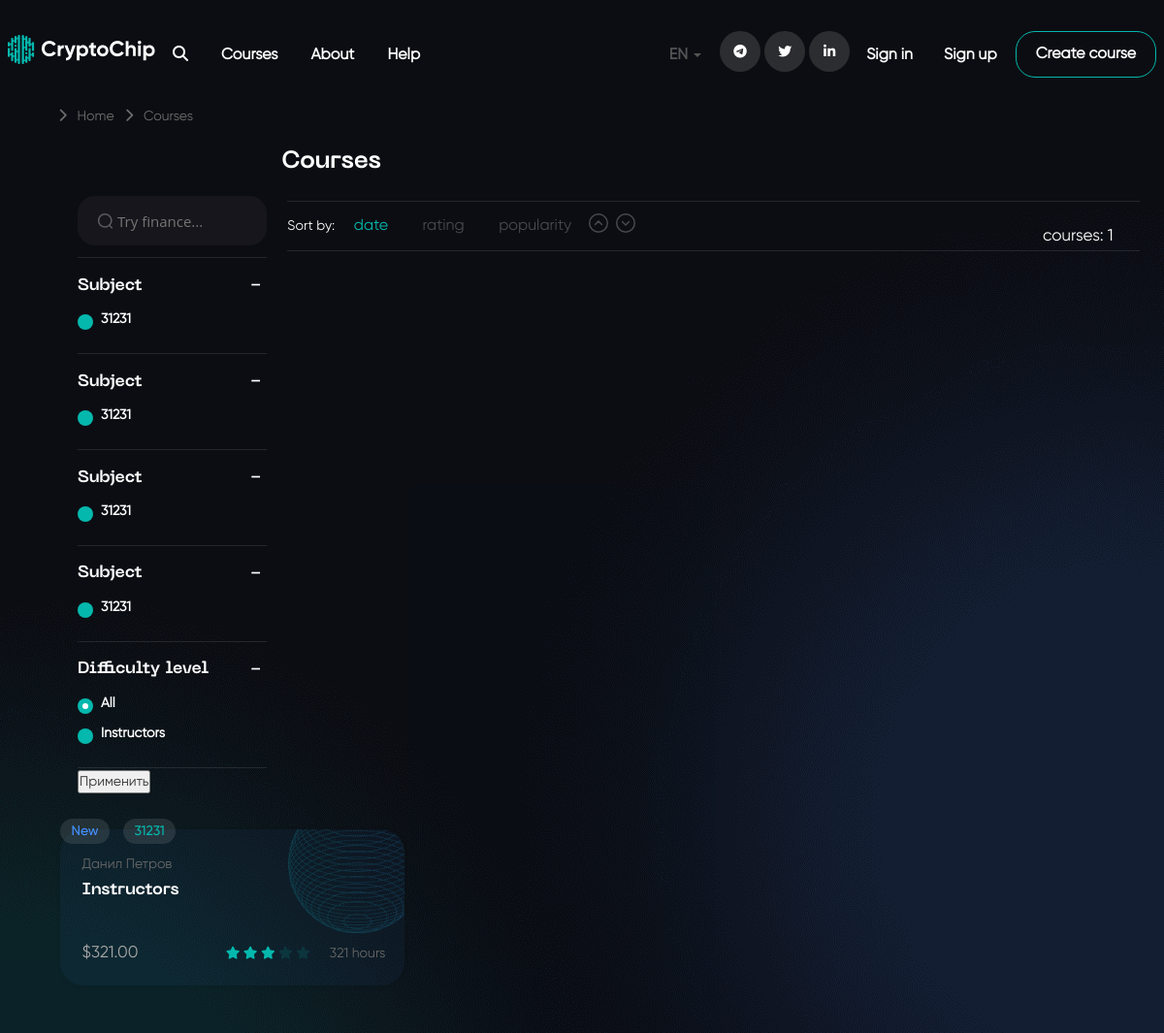
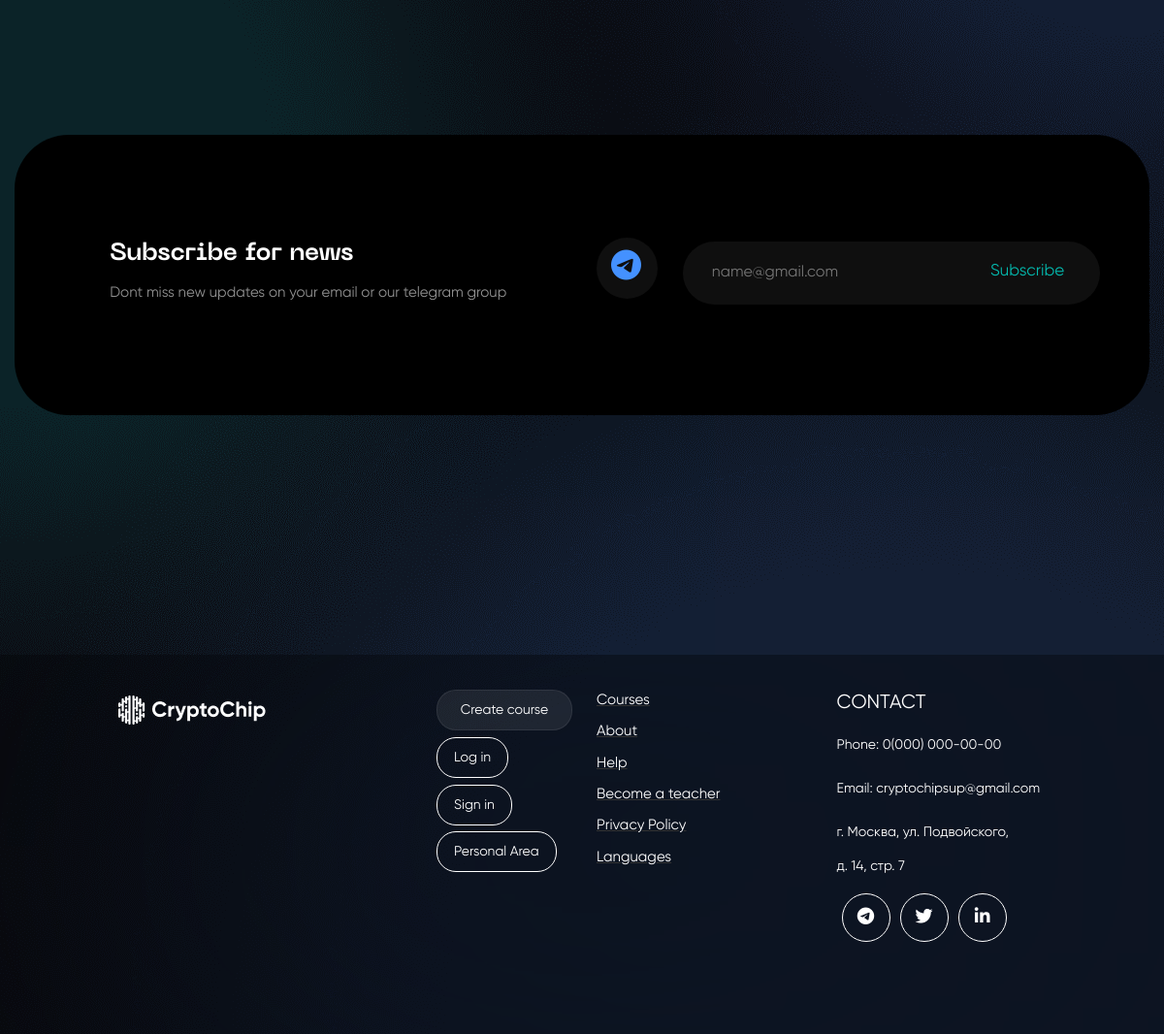
Page /en/courses/ on the committed database (2 pictures, top to bottom).
### courses/models.py (models this page shows, shortened)
class CategoryBySkill(models.Model):
	name = models.CharField(_('Название'), max_length=255)
	def __str__(self):
		return self.name

class CategoryByType(models.Model):
	name = models.CharField(_('Название'), max_length=255)

class Course(models.Model):
	category_by_type = models.ForeignKey(CategoryByType, on_delete=models.CASCADE, blank=True, null=True)
	category_by_skill = models.ForeignKey(CategoryBySkill, on_delete=models.CASCADE, blank=True, null=True)
	name = models.CharField(_('Название'),max_length=255)
	author = models.ForeignKey(User, on_delete=models.CASCADE, related_name='courses')
	students = models.ManyToManyField(Student, related_name='students', blank=True, null=True)
	description = models.TextField(_('Описание'), blank=True, null=True)
	price = models.IntegerField(blank=True, null=True)
	image = models.ImageField(_('Постер'), upload_to='course/posters', blank=True, null=True)
	create_date = models.DateField(_('Дата создания'),auto_now_add=True)
	update_date = models.DateField(_('Дата обновления'),auto_now=True)
	hourse = models.IntegerField(_('Кол-во часов'), default=0)
	views = models.IntegerField(_('кол-во просмотров'), default=0)
	active = models.BooleanField(default=False)
	time_to_support_course = models.TextField(default=0)
	def get_average_rating(self):
		all_review = self.reviews.all()
		count_review = all_review.count()
		count = 0
		for i in all_review:
			count += i.rating
		try:
			total = count/count_review
		except ZeroDivisionError:
			return 0
		return round(total,1)
	def get_absolute_url(self):
		return reverse('courses_detail',
						args=[self.pk])

### courses/views.py (the view)
# urls.py: path('', courses_list, name='courses_list'),
def courses_list(request):
	template = 'homepage/catalog.html'
	all_courses = Course.objects.filter(active=True)
	all_categories_by_skill = CategoryBySkill.objects.all()
	all_categories_by_type = CategoryByType.objects.all()
	context = {
		'all_courses': all_courses,
		'all_categories': all_categories_by_skill,
		'all_categories_by_type': all_categories_by_type,
		'stars': range(1,6),
		}
	return render(request, template, context)

### templates/homepage/catalog.html (shortened to what this page needs)
{% extends 'index.html' %}
{% load static i18n %}
{% block content %}
<div class="container-fluid">
<div class="row">
    <div class="col-md-12 breadcrumbs">
    <i class="fas fa-chevron-right"></i><a class="breadcrumb-item" href="{% url 'homepage' %}">{% trans 'Home' %}</a><i class="fas fa-chevron-right"></i><a class="breadcrumb-item" href="{% url 'courses_list' %}">{% trans 'Courses' %}</a>
    </div>
</div>
<div class="row">
  <div class="col-md-2"></div>
  <div class="col-md-9">
    <p class="page-heading">
      <span>{% trans 'Courses' %}</span>
    </p>
  </div>
</div>
<main class="cd-main-content">
  <div class="row">
    <div class="col-md-2 cd-main-content__block1"></div>
    <div class="col-md-9 cd-main-content__block2">
    <div class="cd-tab-filter-wrapper">
      <div class="cd-tab-filter">
        <ul class="cd-filters">
          <li class="filter cd-heading">{% trans 'Sort by:' %}</li>
          <li class="filter"><a class="selected" href="#0">{% trans 'date' %}</a></li>
          <li class="filter"><a href="">{% trans 'rating' %}</a></li>
          <li class="filter"><a href="">{% trans 'popularity' %}</a></li>
        </ul>
        <div class="up-down">
        </div>
         <p class="filter cd-number">{% trans 'courses' %}: {{ all_courses.count }}</p>
      </div>
    </div>
  </div>
</div>
<div class="row">
    <div class="cd-filter col-md-3">
      <form>
        <div class="cd-filter-block">
          <div class="cd-filter-content search-input">
            <input type="search" placeholder="Try finance...">
          </div>
        </div>
        <div class="cd-filter-block">
          <h4>{% trans 'Subject' %}</h4>
          <ul class="cd-filter-content cd-filters list">
            {% for i in all_categories %}
            <li>
                <label class="checkbox-label" for="{{i.id}}">{{ i.name }}</label>
            </li>
            {% endfor %}
          </ul>
        </div>
        <div class="cd-filter-block">
          <h4>{% trans 'Subject' %}</h4>
          <ul class="cd-filter-content cd-filters list">
            {% for i in all_categories %}
            <li>
                <label class="checkbox-label" for="{{i.id}}">{{ i.name }}</label>
            </li>
            {% endfor %}
          </ul>
        </div>
        <div class="cd-filter-block">
          <h4>{% trans 'Subject' %}</h4>
          <ul class="cd-filter-content cd-filters list">
            {% for i in all_categories %}
            <li>
                <label class="checkbox-label" for="{{i.id}}">{{ i.name }}</label>
            </li>
            {% endfor %}
          </ul>
        </div>
        <div class="cd-filter-block">
          <h4>{% trans 'Subject' %}</h4>
          <ul class="cd-filter-content cd-filters list">
            {% for i in all_categories %}
            <li>
                <label class="checkbox-label" for="{{i.id}}">{{ i.name }}</label>
            </li>
            {% endfor %}
          </ul>
        </div>
        <div class="cd-filter-block">
          <h4>{% trans 'Difficulty level' %}</h4>
          <ul class="cd-filter-content cd-filters list">
            <li>
              <label class="radio-label" for="radio1">All</label>
            </li>
            {% for i in all_categories_by_type %}
            <li>
              <label class="radio-label">{{ i.name }}</label>
            </li>
            {% endfor %}
          </ul>
        </div>
        <input class="outline-btn" type="submit" value="Применить">
      </form>
    </div>
    <section class="cd-gallery">
     <div class="col-md-9 course-boxes">
      <ul>
        {% for course in all_courses %}
        <li class="c-box mix color-1 check1 radio2 option3">
             <span class="c-box_new">New</span>
             <span class="c-box_category">{{ course.category_by_skill }}</span>
              <p class="c-box_author"><a href="#">{{ course.author.get_full_name }}</a></p>
              <p class="c-box_heading"><a href="{{ course.get_absolute_url }}" class="c-box_link">{{ course.name }}</a></p>
              <div class="c-box_bottom">
              <p class="c-box_price">${{ course.price }}.00</p>
              <p class="c-box_rating">
              {% if course.get_average_rating != 0 %}
                {% for star in stars %}
                  {% if star > course.get_average_rating %}
                    <i class="fas fa-star disable"></i>
                  {% else %}
                    <i class="fas fa-star"></i>
                  {% endif %}
                {% endfor %}
              {% else %}
                <i class="fas fa-star disable"></i>
                <i class="fas fa-star disable"></i>
                <i class="fas fa-star disable"></i>
                <i class="fas fa-star disable"></i>
                <i class="fas fa-star disable"></i>
              {% endif %}
             </p>
             <p class="c-box_hours">{{ course.hourse }} hours</p>
             </div>
        </li>
        {% endfor %}
      </ul>
    </div>
    </section>
   </div>
  </main>
<div class="container">
    <div class="row home-subscribe">
     <div class="col-md-6 home-subscribe_left">
       <p class="subscribe-heading">Subscribe for news</p>
       <p class="subscribe-desc">Dont miss new updates on your email or our telegram group</p>
     </div>
     <div class="col-md-6 home-subscribe_right">
       <div class="subscribe-telegram"><i class="fab fa-telegram-plane"></i></div>
       <div class="home-subscribe_form">
         <form>
           <input type="email" placeholder="name@gmail.com">
           <input type="submit" value="Subscribe">
         </form>
       </div>
     </div>
   </div>
  </div>
</div>
{% endblock %}

### rows in the picture
CategoryBySkill: name "31231"
CategoryByType: name "Instructors"
Course: category_by_skill "31231", author.get_full_name "Данил Петров", name "Instructors", price "321", hourse "321"

### other values in the picture
{{ LANGUAGE_CODE }} "EN"
{{ all_courses.count }} "1"
